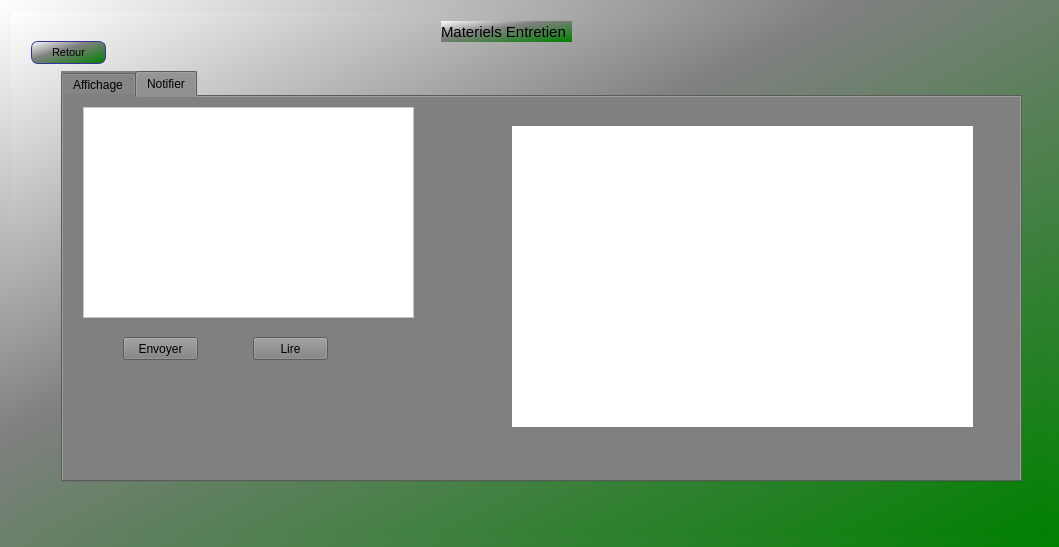
<?xml version="1.0" encoding="UTF-8"?>
<ui version="4.0">
 <class>Materiels</class>
 <widget class="QWidget" name="Materiels">
  <property name="geometry">
   <rect>
    <x>0</x>
    <y>0</y>
    <width>1059</width>
    <height>547</height>
   </rect>
  </property>
  <property name="windowTitle">
   <string>Form</string>
  </property>
  <property name="styleSheet">
   <string notr="true">
background-color: qlineargradient(x1: 0, y1: 0, x2: 1, y2: 1,stop: 0 white, stop: 0.4 gray,stop: 1 green);
</string>
  </property>
  <layout class="QHBoxLayout" name="horizontalLayout">
   <item>
    <widget class="QStackedWidget" name="stackedWidget">
     <property name="font">
      <font>
       <weight>50</weight>
       <bold>false</bold>
      </font>
     </property>
     <property name="styleSheet">
      <string notr="true">background-color: qlineargradient(x1: 0, y1: 0, x2: 1, y2: 1,stop: 0 white, stop: 0.4 gray,stop: 1 green);</string>
     </property>
     <property name="currentIndex">
      <number>2</number>
     </property>
     <widget class="QWidget" name="page">
      <widget class="QLabel" name="label">
       <property name="geometry">
        <rect>
         <x>480</x>
         <y>10</y>
         <width>101</width>
         <height>31</height>
        </rect>
       </property>
       <property name="font">
        <font>
         <pointsize>-1</pointsize>
         <weight>75</weight>
         <bold>true</bold>
        </font>
       </property>
       <property name="styleSheet">
        <string notr="true">font-size: 20px;</string>
       </property>
       <property name="text">
        <string>Materiels</string>
       </property>
      </widget>
      <widget class="QPushButton" name="pushButton_home">
       <property name="geometry">
        <rect>
         <x>10</x>
         <y>0</y>
         <width>75</width>
         <height>23</height>
        </rect>
       </property>
       <property name="styleSheet">
        <string notr="true">color: black;
background-color: qlineargradient(x1: 0, y1: 0, x2: 1, y2: 1,stop: 0 white, stop: 0.4 gray,stop: 1 green);
border-width: 1px;
border-color: #339;
border-style: solid;
border-radius: 7;
padding: 3px;
font-size: 11px;</string>
       </property>
       <property name="text">
        <string>Accueil</string>
       </property>
      </widget>
      <widget class="QWidget" name="layoutWidget">
       <property name="geometry">
        <rect>
         <x>10</x>
         <y>30</y>
         <width>161</width>
         <height>421</height>
        </rect>
       </property>
       <layout class="QVBoxLayout" name="verticalLayout">
        <item>
         <widget class="QPushButton" name="pushButton_ouvriers">
          <property name="styleSheet">
           <string notr="true">color: black;
background-color: qlineargradient(x1: 0, y1: 0, x2: 1, y2: 1,stop: 0 white, stop: 0.4 gray,stop: 1 green);
border-width: 1px;
border-color: #339;
border-style: solid;
border-radius: 7;
padding: 3px;
font-size: 15px;</string>
          </property>
          <property name="text">
           <string>Ouvriers</string>
          </property>
         </widget>
        </item>
        <item>
         <widget class="QPushButton" name="pushButton_animaux">
          <property name="styleSheet">
           <string notr="true">color: black;
background-color: qlineargradient(x1: 0, y1: 0, x2: 1, y2: 1,stop: 0 white, stop: 0.4 gray,stop: 1 green);
border-width: 1px;
border-color: #339;
border-style: solid;
border-radius: 7;
padding: 3px;
font-size: 15px;</string>
          </property>
          <property name="text">
           <string>Animaux</string>
          </property>
         </widget>
        </item>
        <item>
         <widget class="QPushButton" name="pushButton_nouritures">
          <property name="styleSheet">
           <string notr="true">color: black;
background-color: qlineargradient(x1: 0, y1: 0, x2: 1, y2: 1,stop: 0 white, stop: 0.4 gray,stop: 1 green);
border-width: 1px;
border-color: #339;
border-style: solid;
border-radius: 7;
padding: 3px;
font-size: 15px;</string>
          </property>
          <property name="text">
           <string>Nourritures</string>
          </property>
         </widget>
        </item>
        <item>
         <widget class="QPushButton" name="pushButton">
          <property name="styleSheet">
           <string notr="true">color: black;
background-color: qlineargradient(x1: 0, y1: 0, x2: 1, y2: 1,stop: 0 white, stop: 0.4 gray,stop: 1 green);
border-width: 1px;
border-color: #339;
border-style: solid;
border-radius: 7;
padding: 3px;
font-size: 15px;</string>
          </property>
          <property name="text">
           <string>Materiels</string>
          </property>
         </widget>
        </item>
        <item>
         <widget class="QPushButton" name="pushButton_commandes">
          <property name="styleSheet">
           <string notr="true">color: black;
background-color: qlineargradient(x1: 0, y1: 0, x2: 1, y2: 1,stop: 0 white, stop: 0.4 gray,stop: 1 green);
border-width: 1px;
border-color: #339;
border-style: solid;
border-radius: 7;
padding: 3px;
font-size: 15px;</string>
          </property>
          <property name="text">
           <string>Commandes</string>
          </property>
         </widget>
        </item>
        <item>
         <widget class="QPushButton" name="pushButton_productions">
          <property name="styleSheet">
           <string notr="true">color: black;
background-color: qlineargradient(x1: 0, y1: 0, x2: 1, y2: 1,stop: 0 white, stop: 0.4 gray,stop: 1 green);
border-width: 1px;
border-color: #339;
border-style: solid;
border-radius: 7;
padding: 3px;
font-size: 15px;</string>
          </property>
          <property name="text">
           <string>Productions</string>
          </property>
         </widget>
        </item>
       </layout>
      </widget>
      <widget class="QWidget" name="layoutWidget">
       <property name="geometry">
        <rect>
         <x>170</x>
         <y>250</y>
         <width>109</width>
         <height>54</height>
        </rect>
       </property>
       <layout class="QVBoxLayout" name="verticalLayout_2">
        <item>
         <widget class="QPushButton" name="pushButton_travail">
          <property name="styleSheet">
           <string notr="true">color: black;
background-color: qlineargradient(x1: 0, y1: 0, x2: 1, y2: 1,stop: 0 white, stop: 0.4 gray,stop: 1 green);
border-width: 1px;
border-color: #339;
border-style: solid;
border-radius: 7;
padding: 3px;
font-size: 12px;</string>
          </property>
          <property name="text">
           <string>Materiels Travail</string>
          </property>
         </widget>
        </item>
        <item>
         <widget class="QPushButton" name="pushButton_entretien">
          <property name="styleSheet">
           <string notr="true">color: black;
background-color: qlineargradient(x1: 0, y1: 0, x2: 1, y2: 1,stop: 0 white, stop: 0.4 gray,stop: 1 green);
border-width: 1px;
border-color: #339;
border-style: solid;
border-radius: 7;
padding: 3px;
font-size: 12px;</string>
          </property>
          <property name="text">
           <string>Materiels Entretien</string>
          </property>
         </widget>
        </item>
       </layout>
      </widget>
     </widget>
     <widget class="QWidget" name="page_3">
      <widget class="QLabel" name="label_3">
       <property name="geometry">
        <rect>
         <x>450</x>
         <y>10</y>
         <width>121</width>
         <height>21</height>
        </rect>
       </property>
       <property name="styleSheet">
        <string notr="true">font-size: 15px;</string>
       </property>
       <property name="text">
        <string>Materiels Travail</string>
       </property>
      </widget>
      <widget class="QTabWidget" name="tabWidget">
       <property name="geometry">
        <rect>
         <x>50</x>
         <y>60</y>
         <width>951</width>
         <height>411</height>
        </rect>
       </property>
       <property name="styleSheet">
        <string notr="true">background-color: grey;</string>
       </property>
       <property name="currentIndex">
        <number>0</number>
       </property>
       <widget class="QWidget" name="Affichage">
        <attribute name="title">
         <string>Affichage</string>
        </attribute>
        <widget class="QPushButton" name="pushButton_trier_t">
         <property name="geometry">
          <rect>
           <x>10</x>
           <y>10</y>
           <width>51</width>
           <height>21</height>
          </rect>
         </property>
         <property name="styleSheet">
          <string notr="true">color: white;
background-color: qlineargradient(x1: 0, y1: 0, x2: 1, y2: 1,stop: 0 white, stop: 0.4 gray,stop: 1 green);
border-width: 1px;
border-color: #339;
border-style: solid;
border-radius: 7;
padding: 3px;
font-size: 10px;</string>
         </property>
         <property name="text">
          <string>Trier</string>
         </property>
        </widget>
        <widget class="QTableView" name="tab_mat_t">
         <property name="geometry">
          <rect>
           <x>420</x>
           <y>40</y>
           <width>501</width>
           <height>311</height>
          </rect>
         </property>
         <property name="styleSheet">
          <string notr="true">
background: white;</string>
         </property>
        </widget>
        <widget class="QLabel" name="label_5">
         <property name="geometry">
          <rect>
           <x>670</x>
           <y>10</y>
           <width>111</width>
           <height>20</height>
          </rect>
         </property>
         <property name="text">
          <string>Rechercher</string>
         </property>
        </widget>
        <widget class="QLineEdit" name="lineEdit_recherche">
         <property name="geometry">
          <rect>
           <x>800</x>
           <y>10</y>
           <width>121</width>
           <height>21</height>
          </rect>
         </property>
        </widget>
        <widget class="QPushButton" name="pushButton_modifier_t">
         <property name="geometry">
          <rect>
           <x>140</x>
           <y>240</y>
           <width>61</width>
           <height>21</height>
          </rect>
         </property>
         <property name="styleSheet">
          <string notr="true">color: white;
background-color: qlineargradient(x1: 0, y1: 0, x2: 1, y2: 1,stop: 0 white, stop: 0.4 gray,stop: 1 green);
border-width: 1px;
border-color: #339;
border-style: solid;
border-radius: 7;
padding: 3px;
font-size: 10px;</string>
         </property>
         <property name="text">
          <string>Modifier</string>
         </property>
        </widget>
        <widget class="QPushButton" name="pushButton_sup_t">
         <property name="geometry">
          <rect>
           <x>220</x>
           <y>240</y>
           <width>61</width>
           <height>21</height>
          </rect>
         </property>
         <property name="styleSheet">
          <string notr="true">color: white;
background-color: qlineargradient(x1: 0, y1: 0, x2: 1, y2: 1,stop: 0 white, stop: 0.4 gray,stop: 1 green);
border-width: 1px;
border-color: #339;
border-style: solid;
border-radius: 7;
padding: 3px;
font-size: 10px;</string>
         </property>
         <property name="text">
          <string>Supprimer</string>
         </property>
        </widget>
        <widget class="QPushButton" name="pushButton_ajouter_t">
         <property name="geometry">
          <rect>
           <x>70</x>
           <y>240</y>
           <width>61</width>
           <height>21</height>
          </rect>
         </property>
         <property name="styleSheet">
          <string notr="true">color: white;
background-color: qlineargradient(x1: 0, y1: 0, x2: 1, y2: 1,stop: 0 white, stop: 0.4 gray,stop: 1 green);
border-width: 1px;
border-color: #339;
border-style: solid;
border-radius: 7;
padding: 3px;
font-size: 10px;</string>
         </property>
         <property name="text">
          <string>Ajouter</string>
         </property>
        </widget>
        <widget class="QLabel" name="label_qte_ta">
         <property name="geometry">
          <rect>
           <x>20</x>
           <y>140</y>
           <width>141</width>
           <height>20</height>
          </rect>
         </property>
         <property name="text">
          <string>Etat en Panne (1-oui 0-Non)</string>
         </property>
        </widget>
        <widget class="QLabel" name="label_nom_ta">
         <property name="geometry">
          <rect>
           <x>90</x>
           <y>100</y>
           <width>47</width>
           <height>14</height>
          </rect>
         </property>
         <property name="styleSheet">
          <string notr="true"/>
         </property>
         <property name="text">
          <string>Nom</string>
         </property>
        </widget>
        <widget class="QLabel" name="label_date_ta">
         <property name="geometry">
          <rect>
           <x>76</x>
           <y>180</y>
           <width>61</width>
           <height>20</height>
          </rect>
         </property>
         <property name="text">
          <string>Date_Ajout</string>
         </property>
        </widget>
        <widget class="QLineEdit" name="lineEdit_nom_ta">
         <property name="geometry">
          <rect>
           <x>180</x>
           <y>100</y>
           <width>113</width>
           <height>20</height>
          </rect>
         </property>
        </widget>
        <widget class="QLineEdit" name="lineEdit_date_ta">
         <property name="geometry">
          <rect>
           <x>180</x>
           <y>180</y>
           <width>113</width>
           <height>20</height>
          </rect>
         </property>
        </widget>
        <widget class="QLabel" name="label_id_ta">
         <property name="geometry">
          <rect>
           <x>90</x>
           <y>60</y>
           <width>47</width>
           <height>14</height>
          </rect>
         </property>
         <property name="styleSheet">
          <string notr="true"/>
         </property>
         <property name="text">
          <string>Id</string>
         </property>
        </widget>
        <widget class="QLineEdit" name="lineEdit_qte_ta">
         <property name="geometry">
          <rect>
           <x>180</x>
           <y>140</y>
           <width>113</width>
           <height>20</height>
          </rect>
         </property>
        </widget>
        <widget class="QLineEdit" name="lineEdit_id_ta">
         <property name="geometry">
          <rect>
           <x>180</x>
           <y>60</y>
           <width>113</width>
           <height>20</height>
          </rect>
         </property>
         <property name="maxLength">
          <number>32763</number>
         </property>
        </widget>
        <widget class="QComboBox" name="comboBox">
         <property name="geometry">
          <rect>
           <x>340</x>
           <y>10</y>
           <width>71</width>
           <height>21</height>
          </rect>
         </property>
        </widget>
        <widget class="QPushButton" name="pushButton_2">
         <property name="geometry">
          <rect>
           <x>420</x>
           <y>10</y>
           <width>61</width>
           <height>21</height>
          </rect>
         </property>
         <property name="styleSheet">
          <string notr="true">color: white;
background-color: qlineargradient(x1: 0, y1: 0, x2: 1, y2: 1,stop: 0 white, stop: 0.4 gray,stop: 1 green);
border-width: 1px;
border-color: #339;
border-style: solid;
border-radius: 7;
padding: 3px;
font-size: 10px;</string>
         </property>
         <property name="text">
          <string>Actualiser</string>
         </property>
        </widget>
       </widget>
      </widget>
      <widget class="QPushButton" name="pushButton_retour">
       <property name="geometry">
        <rect>
         <x>20</x>
         <y>30</y>
         <width>75</width>
         <height>23</height>
        </rect>
       </property>
       <property name="styleSheet">
        <string notr="true">color: black;
background-color: qlineargradient(x1: 0, y1: 0, x2: 1, y2: 1,stop: 0 white, stop: 0.4 gray,stop: 1 green);
border-width: 1px;
border-color: #339;
border-style: solid;
border-radius: 7;
padding: 3px;
font-size: 11px;</string>
       </property>
       <property name="text">
        <string>Retour</string>
       </property>
      </widget>
     </widget>
     <widget class="QWidget" name="page_2">
      <widget class="QLabel" name="label_2">
       <property name="geometry">
        <rect>
         <x>430</x>
         <y>10</y>
         <width>131</width>
         <height>21</height>
        </rect>
       </property>
       <property name="styleSheet">
        <string notr="true">font-size: 15px;</string>
       </property>
       <property name="text">
        <string>Materiels Entretien</string>
       </property>
      </widget>
      <widget class="QTabWidget" name="tabWidget_2">
       <property name="geometry">
        <rect>
         <x>50</x>
         <y>60</y>
         <width>961</width>
         <height>411</height>
        </rect>
       </property>
       <property name="styleSheet">
        <string notr="true">background-color: grey;
</string>
       </property>
       <property name="currentIndex">
        <number>1</number>
       </property>
       <widget class="QWidget" name="Affichage_2">
        <attribute name="title">
         <string>Affichage</string>
        </attribute>
        <widget class="QPushButton" name="pushButton_trier">
         <property name="geometry">
          <rect>
           <x>10</x>
           <y>10</y>
           <width>51</width>
           <height>21</height>
          </rect>
         </property>
         <property name="styleSheet">
          <string notr="true">color: white;
background-color: qlineargradient(x1: 0, y1: 0, x2: 1, y2: 1,stop: 0 white, stop: 0.4 gray,stop: 1 green);
border-width: 1px;
border-color: #339;
border-style: solid;
border-radius: 7;
padding: 3px;
font-size: 10px;</string>
         </property>
         <property name="text">
          <string>Trier</string>
         </property>
        </widget>
        <widget class="QTableView" name="tab_mat">
         <property name="geometry">
          <rect>
           <x>420</x>
           <y>40</y>
           <width>501</width>
           <height>311</height>
          </rect>
         </property>
         <property name="styleSheet">
          <string notr="true">
background: white;</string>
         </property>
        </widget>
        <widget class="QLabel" name="label_nom">
         <property name="geometry">
          <rect>
           <x>60</x>
           <y>90</y>
           <width>47</width>
           <height>14</height>
          </rect>
         </property>
         <property name="styleSheet">
          <string notr="true"/>
         </property>
         <property name="text">
          <string>Nom</string>
         </property>
        </widget>
        <widget class="QLineEdit" name="lineEdit_id">
         <property name="geometry">
          <rect>
           <x>150</x>
           <y>50</y>
           <width>113</width>
           <height>20</height>
          </rect>
         </property>
         <property name="styleSheet">
          <string notr="true"/>
         </property>
        </widget>
        <widget class="QLabel" name="label_id">
         <property name="geometry">
          <rect>
           <x>60</x>
           <y>50</y>
           <width>47</width>
           <height>14</height>
          </rect>
         </property>
         <property name="styleSheet">
          <string notr="true"/>
         </property>
         <property name="text">
          <string>Id</string>
         </property>
        </widget>
        <widget class="QLineEdit" name="lineEdit_date">
         <property name="geometry">
          <rect>
           <x>150</x>
           <y>170</y>
           <width>113</width>
           <height>20</height>
          </rect>
         </property>
        </widget>
        <widget class="QLineEdit" name="lineEdit_nom">
         <property name="geometry">
          <rect>
           <x>150</x>
           <y>90</y>
           <width>113</width>
           <height>20</height>
          </rect>
         </property>
        </widget>
        <widget class="QLineEdit" name="lineEdit_qte">
         <property name="geometry">
          <rect>
           <x>150</x>
           <y>130</y>
           <width>113</width>
           <height>20</height>
          </rect>
         </property>
        </widget>
        <widget class="QLabel" name="label_date">
         <property name="geometry">
          <rect>
           <x>46</x>
           <y>170</y>
           <width>61</width>
           <height>20</height>
          </rect>
         </property>
         <property name="text">
          <string>Date_Ajout</string>
         </property>
        </widget>
        <widget class="QLabel" name="label_qte">
         <property name="geometry">
          <rect>
           <x>60</x>
           <y>130</y>
           <width>47</width>
           <height>14</height>
          </rect>
         </property>
         <property name="text">
          <string>Quantité</string>
         </property>
        </widget>
        <widget class="QPushButton" name="pushButton_ajouter">
         <property name="geometry">
          <rect>
           <x>60</x>
           <y>230</y>
           <width>75</width>
           <height>23</height>
          </rect>
         </property>
         <property name="styleSheet">
          <string notr="true">color: white;
background-color: qlineargradient(x1: 0, y1: 0, x2: 1, y2: 1,stop: 0 white, stop: 0.4 gray,stop: 1 green);
border-width: 1px;
border-color: #339;
border-style: solid;
border-radius: 7;
padding: 3px;
font-size: 10px;</string>
         </property>
         <property name="text">
          <string>Ajouter</string>
         </property>
        </widget>
        <widget class="QPushButton" name="pushButton_modifier">
         <property name="geometry">
          <rect>
           <x>140</x>
           <y>230</y>
           <width>75</width>
           <height>23</height>
          </rect>
         </property>
         <property name="styleSheet">
          <string notr="true">color: white;
background-color: qlineargradient(x1: 0, y1: 0, x2: 1, y2: 1,stop: 0 white, stop: 0.4 gray,stop: 1 green);
border-width: 1px;
border-color: #339;
border-style: solid;
border-radius: 7;
padding: 3px;
font-size: 10px;</string>
         </property>
         <property name="text">
          <string>Modifier</string>
         </property>
        </widget>
        <widget class="QPushButton" name="pushButton_sup">
         <property name="geometry">
          <rect>
           <x>230</x>
           <y>230</y>
           <width>75</width>
           <height>23</height>
          </rect>
         </property>
         <property name="styleSheet">
          <string notr="true">color: white;
background-color: qlineargradient(x1: 0, y1: 0, x2: 1, y2: 1,stop: 0 white, stop: 0.4 gray,stop: 1 green);
border-width: 1px;
border-color: #339;
border-style: solid;
border-radius: 7;
padding: 3px;
font-size: 10px;</string>
         </property>
         <property name="text">
          <string>Supprimer</string>
         </property>
        </widget>
        <widget class="QLineEdit" name="lineEdit">
         <property name="geometry">
          <rect>
           <x>792</x>
           <y>9</y>
           <width>121</width>
           <height>21</height>
          </rect>
         </property>
        </widget>
        <widget class="QLabel" name="label_4">
         <property name="geometry">
          <rect>
           <x>640</x>
           <y>10</y>
           <width>111</width>
           <height>20</height>
          </rect>
         </property>
         <property name="text">
          <string>Nom à rechercher</string>
         </property>
        </widget>
        <widget class="QPushButton" name="pushButton_actu">
         <property name="geometry">
          <rect>
           <x>420</x>
           <y>10</y>
           <width>61</width>
           <height>21</height>
          </rect>
         </property>
         <property name="styleSheet">
          <string notr="true">color: white;
background-color: qlineargradient(x1: 0, y1: 0, x2: 1, y2: 1,stop: 0 white, stop: 0.4 gray,stop: 1 green);
border-width: 1px;
border-color: #339;
border-style: solid;
border-radius: 7;
padding: 3px;
font-size: 10px;</string>
         </property>
         <property name="text">
          <string>Actualiser</string>
         </property>
        </widget>
        <widget class="QComboBox" name="comboBox_2">
         <property name="geometry">
          <rect>
           <x>340</x>
           <y>10</y>
           <width>71</width>
           <height>21</height>
          </rect>
         </property>
        </widget>
       </widget>
       <widget class="QWidget" name="Notifier">
        <attribute name="title">
         <string>Notifier</string>
        </attribute>
        <widget class="QPlainTextEdit" name="plainTextEdit_write">
         <property name="geometry">
          <rect>
           <x>20</x>
           <y>10</y>
           <width>331</width>
           <height>211</height>
          </rect>
         </property>
         <property name="styleSheet">
          <string notr="true">background-color: white;</string>
         </property>
        </widget>
        <widget class="QPushButton" name="pushButton_write">
         <property name="geometry">
          <rect>
           <x>60</x>
           <y>240</y>
           <width>75</width>
           <height>23</height>
          </rect>
         </property>
         <property name="text">
          <string>Envoyer</string>
         </property>
        </widget>
        <widget class="QPushButton" name="pushButton_read">
         <property name="geometry">
          <rect>
           <x>190</x>
           <y>240</y>
           <width>75</width>
           <height>23</height>
          </rect>
         </property>
         <property name="text">
          <string>Lire</string>
         </property>
        </widget>
        <widget class="QCustomPlot" name="customPlot" native="true">
         <property name="geometry">
          <rect>
           <x>449</x>
           <y>29</y>
           <width>461</width>
           <height>301</height>
          </rect>
         </property>
         <property name="styleSheet">
          <string notr="true">background-color: white;</string>
         </property>
        </widget>
       </widget>
      </widget>
      <widget class="QPushButton" name="pushButton_retour_2">
       <property name="geometry">
        <rect>
         <x>20</x>
         <y>30</y>
         <width>75</width>
         <height>23</height>
        </rect>
       </property>
       <property name="styleSheet">
        <string notr="true">color: black;
background-color: qlineargradient(x1: 0, y1: 0, x2: 1, y2: 1,stop: 0 white, stop: 0.4 gray,stop: 1 green);
border-width: 1px;
border-color: #339;
border-style: solid;
border-radius: 7;
padding: 3px;
font-size: 11px;</string>
       </property>
       <property name="text">
        <string>Retour</string>
       </property>
      </widget>
     </widget>
    </widget>
   </item>
  </layout>
 </widget>
 <customwidgets>
  <customwidget>
   <class>QCustomPlot</class>
   <extends>QWidget</extends>
   <header>qcustomplot.h</header>
   <container>1</container>
  </customwidget>
 </customwidgets>
 <resources/>
 <connections/>
</ui>
